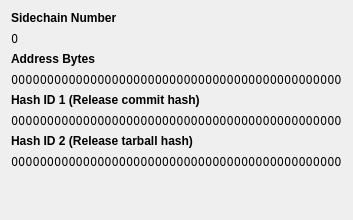
     <widget class="QWidget" name="SidechainParams">
      <attribute name="title">
       <string>Sidechain Params</string>
      </attribute>
      <attribute name="toolTip">
       <string>View this Sidechain's parameters</string>
      </attribute>
      <layout class="QVBoxLayout" name="verticalLayout_6">
       <item>
        <widget class="QLabel" name="label">
         <property name="font">
          <font>
           <weight>75</weight>
           <bold>true</bold>
          </font>
         </property>
         <property name="text">
          <string>Sidechain Number</string>
         </property>
        </widget>
       </item>
       <item>
        <widget class="QLabel" name="labelSidechainNumber">
         <property name="font">
          <font>
           <family>Noto Mono</family>
          </font>
         </property>
         <property name="text">
          <string>0</string>
         </property>
         <property name="textInteractionFlags">
          <set>Qt::TextSelectableByMouse</set>
         </property>
        </widget>
       </item>
       <item>
        <widget class="QLabel" name="label_5">
         <property name="font">
          <font>
           <weight>75</weight>
           <bold>true</bold>
          </font>
         </property>
         <property name="text">
          <string>Address Bytes</string>
         </property>
        </widget>
       </item>
       <item>
        <widget class="QLabel" name="labelAddressBytes">
         <property name="font">
          <font>
           <family>Noto Mono</family>
          </font>
         </property>
         <property name="text">
          <string>0000000000000000000000000000000000000000000000</string>
         </property>
         <property name="textInteractionFlags">
          <set>Qt::TextSelectableByMouse</set>
         </property>
        </widget>
       </item>
       <item>
        <widget class="QLabel" name="label_14">
         <property name="font">
          <font>
           <weight>75</weight>
           <bold>true</bold>
          </font>
         </property>
         <property name="text">
          <string>Hash ID 1 (Release commit hash)</string>
         </property>
        </widget>
       </item>
       <item>
        <widget class="QLabel" name="labelHashID1">
         <property name="font">
          <font>
           <family>Noto Mono</family>
          </font>
         </property>
         <property name="text">
          <string>0000000000000000000000000000000000000000000000</string>
         </property>
         <property name="textInteractionFlags">
          <set>Qt::TextSelectableByMouse</set>
         </property>
        </widget>
       </item>
       <item>
        <widget class="QLabel" name="label_32">
         <property name="font">
          <font>
           <weight>75</weight>
           <bold>true</bold>
          </font>
         </property>
         <property name="text">
          <string>Hash ID 2 (Release tarball hash)</string>
         </property>
        </widget>
       </item>
       <item>
        <widget class="QLabel" name="labelHashID2">
         <property name="font">
          <font>
           <family>Noto Mono</family>
          </font>
         </property>
         <property name="text">
          <string>0000000000000000000000000000000000000000000000</string>
         </property>
         <property name="textInteractionFlags">
          <set>Qt::TextSelectableByMouse</set>
         </property>
        </widget>
       </item>
       <item>
        <spacer name="verticalSpacer_5">
         <property name="orientation">
          <enum>Qt::Vertical</enum>
         </property>
         <property name="sizeHint" stdset="0">
          <size>
           <width>20</width>
           <height>40</height>
          </size>
         </property>
        </spacer>
       </item>
      </layout>
     </widget>
